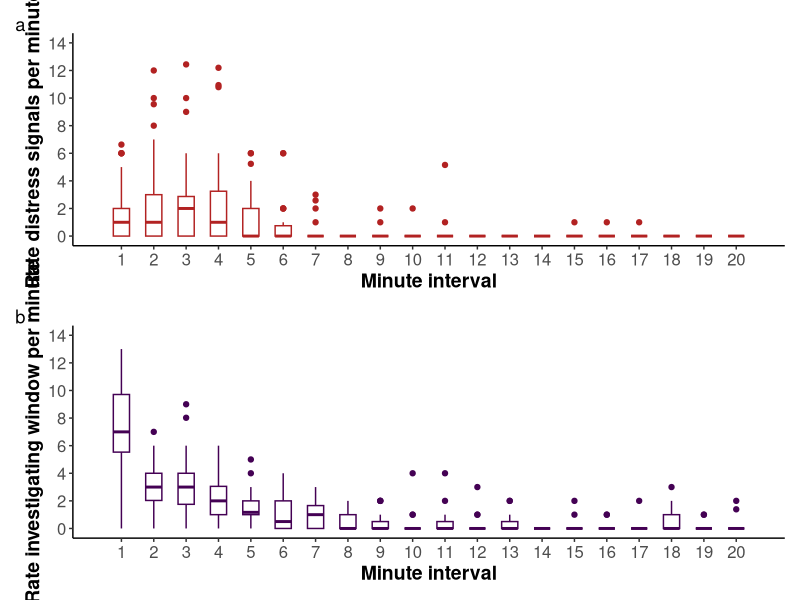

The R source for this figure:
## ---- chunk 1
library(tidyverse)     # tidy universe
library(patchwork)     # combine plots
## ---- chunk 2
my_theme = theme_classic() +
  theme(axis.title = element_text(face="bold", size=14),
        axis.text  = element_text(size=12, angle = 0, vjust = 0.5),
        plot.title = element_text(face="bold", size=14),
        panel.grid.major = element_blank(),
        panel.grid.minor = element_blank())
## ---- chunk 3
set.seed(1989)
## ---- chunk 4
dat <- read_csv("../data/distress-window-time.csv")
## ---- chunk 5
dat <- dat %>% 
  # factors
  mutate_at(vars(group.trapped.pig.order), ~as.factor(.)) %>% 
  # total distress
  mutate(distress = screams+escapes) %>% 
  # rates per min
  mutate(distress.rate.per.min = distress/(interval.dur/60)) %>% 
  mutate(window.rate.per.min   = invest.window/(interval.dur/60))

str(dat)
## ---- chunk 6
plot.d <- dat %>% 
  ggplot(aes(x     = interval_count,
             y     = distress.rate.per.min,
             group = interval_count)) + 
  geom_boxplot(width = 0.5, color = "#b22222") + 
  scale_x_continuous(limits = c(0.5, 20.5), 
                     breaks = seq(1, 20, by = 1)) +
  scale_y_continuous(limits = c(0, 14), 
                     breaks = seq(0, 14, by = 2)) +
  labs(x = "Minute interval",
       y = "Rate distress signals per minute") +
  my_theme +
  theme(legend.position = "none")
## ---- chunk 7
plot.w <- dat %>% 
  ggplot(aes(x     = interval_count,
             y     = window.rate.per.min,
             group = interval_count)) + 
  geom_boxplot(width = 0.5, color = "#440154FF") +  
  scale_x_continuous(limits = c(0.5, 20.5), 
                     breaks = seq(1, 20, by = 1)) +
  scale_y_continuous(limits = c(0, 14), 
                     breaks = seq(0, 14, by = 2)) +
  labs(x = "Minute interval",
       y = "Rate investigating window per minute") +
  my_theme +
  theme(legend.position = "none")
## ---- chunk 8
plot <- plot.d/plot.w
## ---- chunk 9
plot +
  plot_annotation(tag_levels = 'a')
## ---- chunk 10
citation()
version$version.string
## ---- chunk 11
citation("tidyverse")
citation("patchwork")
## ---- chunk 12
sessionInfo()
